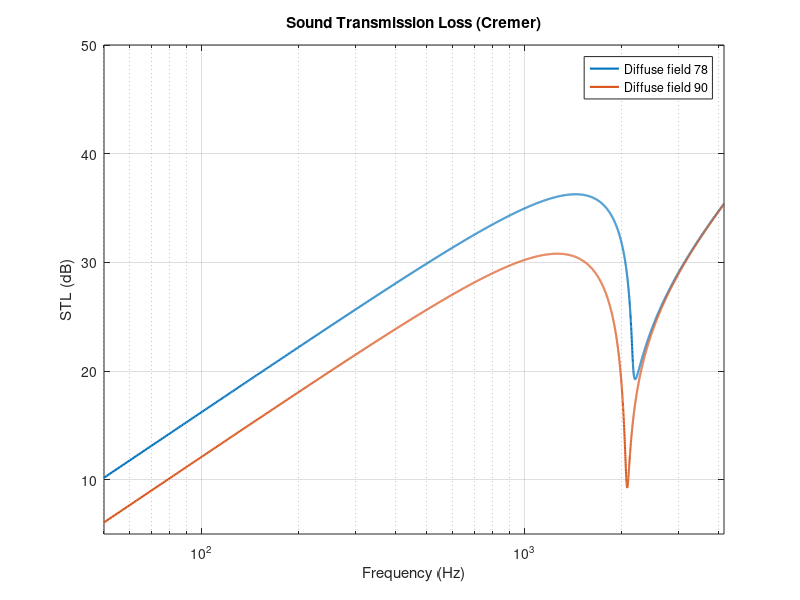

This chart was generated by the following MATLAB code:
% Sound Transmission Loss with Cremer formula
% All the information is available in The Tenth Sir Richard Fairey Memorial
% Lecture: Sound Transmission in Buildings by M. Heckl.
clear
clc

% Panel and material properties
m   = 15;        % Surface density of the panel (kg/m^2)
h   = 0.006;     % Panel thickness (m)
E   = 6.37e10;   % Young’s modulus of the panel material (Pa)
rho = 1.2;       % Air density (kg/m^3)
nu  = 0.24;      % Poisson’s ratio of the panel material (-)
c   = 343;       % Speed of sound in air (m/s)
fc = 2079;       % Coincidence frequency (Hz)
f = 50:1:2*fc;   % Frequency range (Hz)
eta=0.024;        % Damping loss factor of glass (-)
% Bending stiffness
B = E*h^3/(12*(1 - nu^2));   % Bending stiffness of the plate (N·m)

STL_diffuse = zeros(size(f));    % Diffuse field (angular integration)

for i = 1:length(f)
    w = 2*pi*f(i);  % Angular frequency (rad/s)

    % 1) Diffuse-field to 78 (angular integration)
    tau_diffuse = @(theta) 1 ./ ( (1 + (m*w - B*w^3.*(sin(theta)/c).^4).^2 ... 
       + B^2*eta^2*w^6.*(sin(theta)/c).^8).* (cos(theta)./(2*c*rho)).^2 );

    sol = integral(@(theta) tau_diffuse(theta).*sin(2*theta), 0, 78*pi/180);
    STL_diffuse(i) = 10*log10(1/sol);

    % 2) Diffuse-field to 90 (angular integration)
    tau_diffuse2 = @(theta) 1 ./ ( (1 + (m*w - B*w^3.*(sin(theta)/c).^4).^2 ...
       + B^2*eta^2*w^6.*(sin(theta)/c).^8).* (cos(theta)./(2*c*rho)).^2 );
    sol2 = integral(@(theta) tau_diffuse2(theta).*sin(2*theta), 0, 89*pi/180);
    STL_diffuse2(i) = 10*log10(1/sol2);
end

% Plot STL
semilogx(f, STL_diffuse, 'LineWidth', 1.5)      % Diffuse-field 78
hold on
semilogx(f, STL_diffuse2, 'LineWidth', 1.5)     % Diffuse-field 90
xlabel('Frequency (Hz)')
ylabel('STL (dB)')
title('Sound Transmission Loss (Cremer)')
legend('Diffuse field 78', 'Diffuse field 90')
grid on
axis([50 2*fc 5 50])